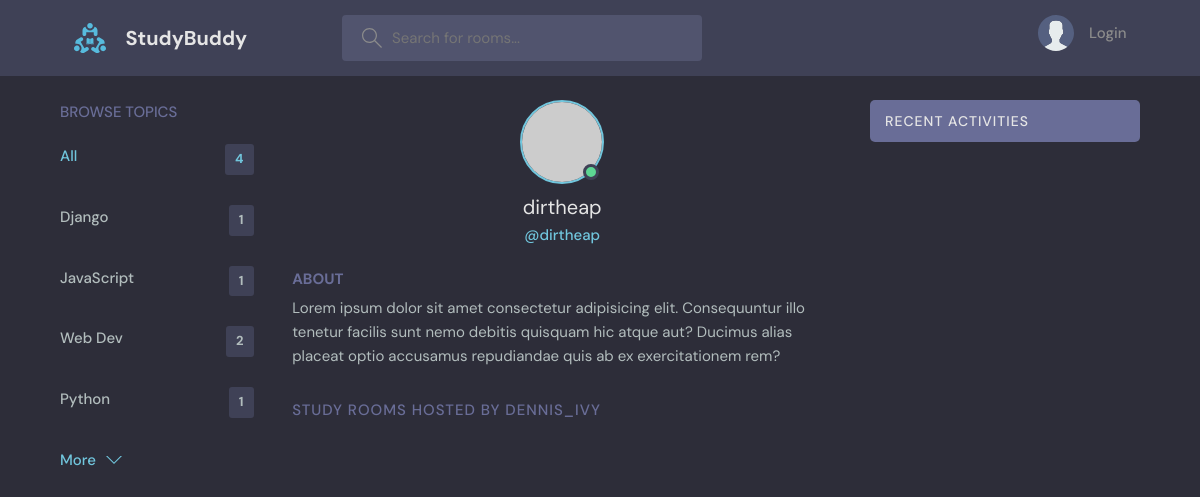
/profile/3/, run on an earlier commit of the app's database.
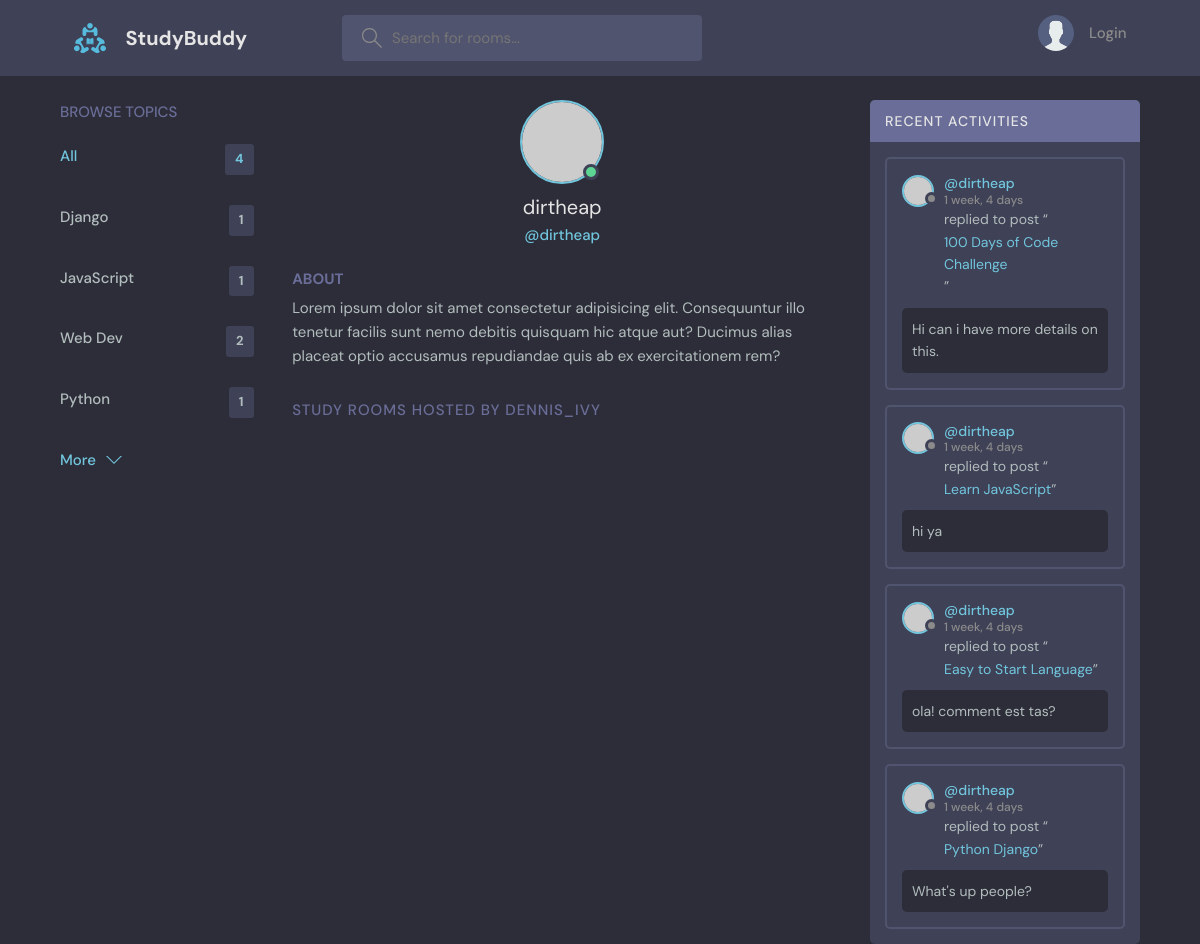
And on a later commit of the database.
### base/models.py (models this page shows, shortened)
class Topic(models.Model):
    name = models.CharField(max_length=200)

class Message(models.Model):
    user = models.ForeignKey(User, on_delete=models.CASCADE)
    room = models.ForeignKey(Room, on_delete=models.CASCADE)
    body = models.TextField()
    updated = models.DateTimeField(auto_now=True)
    created = models.DateTimeField(auto_now_add=True)
    class Meta:
        ordering = ['-updated', '-created']

class Room(models.Model):
    host = models.ForeignKey(User, on_delete=models.SET_NULL, null=True)
    topic = models.ForeignKey(Topic, on_delete=models.SET_NULL, null=True)
    name = models.CharField(max_length=200)
    description = models.TextField(null=True, blank=True)
    participants = models.ManyToManyField(User, related_name='participants', blank=True)
    updated = models.DateTimeField(auto_now=True) # auto_now will take every new timestamp
    created = models.DateTimeField(auto_now_add=True) # auto_now_add saves the timestamp firstime it's created
    class Meta:
        ordering = ['-updated', '-created']  # - makes desc order- new first in view, ('-created' '-updated')
    def __str__(self):
        return self.name

### base/views.py (the view)
# urls.py: path('profile/<str:pk>/', views.userProfile, name="user-profile"),
def userProfile(request, pk):
    user = User.objects.get(id=pk)
    rooms = user.room_set.all()
    room_messages = user.message_set.all()
    topics = Topic.objects.all()
    context = {'user': user, 'rooms': rooms, 'room_messages': room_messages,
               'topics': topics}
    return render(request, 'base/profile.html', context)

### base/templates/base/profile.html (shortened to what this page needs)
{% extends 'main.html' %}
{% block content %}
  <main class="profile-page layout layout--3">
    <div class="container">
      {% include 'base/topics_component.html'%}
      <div class="roomList">
        <div class="profile">
          <div class="profile__avatar">
            <div class="avatar avatar--large active">
              <img src="https://randomuser.me/api/portraits/men/11.jpg" />
            </div>
          </div>
          <div class="profile__info">
            <h3>{{user.username}}</h3>
            <p>@{{user.username}}</p>
          </div>
          <div class="profile__about">
            <h3>About</h3>
            <p>
              Lorem ipsum dolor sit amet consectetur adipisicing elit. Consequuntur illo tenetur
              facilis sunt nemo debitis quisquam hic atque aut? Ducimus alias placeat optio
              accusamus repudiandae quis ab ex exercitationem rem?
            </p>
          </div>
        </div>
        <div class="roomList__header">
          <div>
            <h2>Study Rooms Hosted by dennis_ivy</a>
            </h2>
          </div>
        </div>
      </div>
      {% include 'base/activity_component.html' %}
    </div>
  </main>
  {% endblock content %}

### templates/main.html (shortened to what this page needs)
<!DOCTYPE html>
{% load static %}
<html lang="en">
  <head>
    <link rel="stylesheet" href="{% static 'styles/style.css' %}" />
  </head>
  <body>
    {% include 'navbar.html' %}
    {% block content %}
    {% endblock %}
  </body>
</html>

### templates/navbar.html (shortened to what this page needs)
{% load static %}
<header class="header header--loggedIn">
    <div class="container">
      <a href="{% url 'home'%}" class="header__logo">
        <img src="{% static 'images/logo.svg' %}" />
        <h1>StudyBuddy</h1>
      </a>
      <form class="header__search" method="GET" action="{% url 'home' %}">
        <label>
          <input name="q" placeholder="Search for rooms..." />
        </label>
      </form>
      <nav class="header__menu">
        {% if request.user.is_authenticated %}
        <div class="header__user">
          <a href="{% url 'update-user' %}">
            <div class="avatar avatar--medium active">
              <img src="https://randomuser.me/api/portraits/men/37.jpg" />
            </div>
            <p>{{request.user.username}} <span>@{{request.user.username}}</span></p>
          </a>
          <button class="dropdown-button">
            <svg version="1.1" xmlns="http://www.w3.org/2000/svg" width="32" height="32" viewBox="0 0 32 32">
              <title>chevron-down</title>
              <path d="M16 21l-13-13h-3l16 16 16-16h-3l-13 13z"></path>
            </svg>
          </button>
        </div>
        {% else %}
        <a href="{% url 'login' %}">
          <img src="{% static 'images/avatar.svg' %}" />
          <p>Login</p>
        </a>
        {% endif %}
      </nav>
    </div>
  </header>

### base/templates/base/topics_component.html
<div class="topics">
    <div class="topics__header">
      <h2>Browse Topics</h2>
    </div>
    <ul class="topics__list">
      <li>
        <a href="{% url 'home' %}" class="active">All <span>{{topics.count}}</span></a>
      </li>
      {%for topic in topics %}
      <li>
        <a href="{% url 'home' %}?q={{topic.name}}">{{topic.name}} <span>{{topic.room_set.all.count}}</span></a>
      </li>
      {% endfor %}
    </ul>
    <a class="btn btn--link" href="{% url 'topics' %}">
      More
      <svg version="1.1" xmlns="http://www.w3.org/2000/svg" width="32" height="32" viewBox="0 0 32 32">
        <title>chevron-down</title>
        <path d="M16 21l-13-13h-3l16 16 16-16h-3l-13 13z"></path>
      </svg>
    </a>
  </div>

### base/templates/base/activity_component.html (shortened to what this page needs)
<div class="activities">
    <div class="activities__header">
      <h2>Recent Activities</h2>
    </div>
    {% for message in room_messages %}
    <div class="activities__box">
      <div class="activities__boxHeader roomListRoom__header">
        <a href="{% url 'user-profile' message.user.id %}" class="roomListRoom__author">
          <div class="avatar avatar--small">
            <img src="https://randomuser.me/api/portraits/women/11.jpg" />
          </div>
          <p>
            @{{message.user}}
            <span>{{message.created|timesince}}</span>
          </p>
        </a>
      </div>
      <div class="activities__boxContent">
        <p>replied to post “<a href="{% url 'room' message.room.id %}">{{message.room}}</a>”</p>
        <div class="activities__boxRoomContent">
         {{message.body}}
        </div>
      </div>
    </div>
    {% endfor %}
  </div>

What changed in the data, as far as the page shows it:
added Message: user "dirtheap", created "1 week, 4 days", room "100 Days of Code Challenge", body "Hi can i have more details on this."
added Message: user "dirtheap", created "1 week, 4 days", room "Learn JavaScript", body "hi ya"
added Message: user "dirtheap", created "1 week, 4 days", room "Easy to Start Language", body "ola! comment est tas?"
added Message: user "dirtheap", created "1 week, 4 days", room "Python Django", body "What's up people?"
